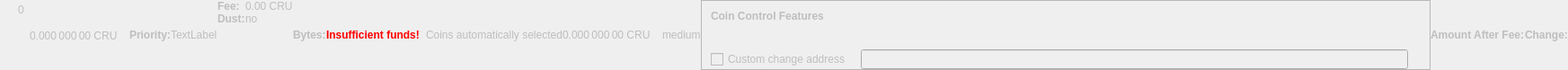
    <widget class="QWidget" name="dummyHideWidget" native="true">
     <property name="enabled">
      <bool>false</bool>
     </property>
     <property name="maximumSize">
      <size>
       <width>100</width>
       <height>16</height>
      </size>
     </property>
     <layout class="QHBoxLayout" name="dummyHideLayout">
      <property name="spacing">
       <number>0</number>
      </property>
      <property name="leftMargin">
       <number>0</number>
      </property>
      <property name="topMargin">
       <number>0</number>
      </property>
      <property name="rightMargin">
       <number>0</number>
      </property>
      <property name="bottomMargin">
       <number>0</number>
      </property>
      <item>
       <layout class="QFormLayout" name="formLayoutCoinControl1">
        <property name="horizontalSpacing">
         <number>10</number>
        </property>
        <property name="verticalSpacing">
         <number>14</number>
        </property>
        <property name="leftMargin">
         <number>10</number>
        </property>
        <property name="topMargin">
         <number>4</number>
        </property>
        <property name="rightMargin">
         <number>6</number>
        </property>
        <item row="0" column="1">
         <widget class="QLabel" name="labelCoinControlBytes">
          <property name="cursor">
           <cursorShape>IBeamCursor</cursorShape>
          </property>
          <property name="contextMenuPolicy">
           <enum>Qt::ActionsContextMenu</enum>
          </property>
          <property name="text">
           <string notr="true">0</string>
          </property>
          <property name="textInteractionFlags">
           <set>Qt::LinksAccessibleByMouse|Qt::TextSelectableByKeyboard|Qt::TextSelectableByMouse</set>
          </property>
         </widget>
        </item>
       </layout>
      </item>
      <item>
       <widget class="QLabel" name="labelCoinControlAfterFee">
        <property name="enabled">
         <bool>false</bool>
        </property>
        <property name="sizePolicy">
         <sizepolicy hsizetype="Fixed" vsizetype="Fixed">
          <horstretch>0</horstretch>
          <verstretch>0</verstretch>
         </sizepolicy>
        </property>
        <property name="minimumSize">
         <size>
          <width>111</width>
          <height>12</height>
         </size>
        </property>
        <property name="maximumSize">
         <size>
          <width>111</width>
          <height>12</height>
         </size>
        </property>
        <property name="cursor">
         <cursorShape>IBeamCursor</cursorShape>
        </property>
        <property name="contextMenuPolicy">
         <enum>Qt::ActionsContextMenu</enum>
        </property>
        <property name="text">
         <string notr="true">0.000 000 00 CRU</string>
        </property>
        <property name="textInteractionFlags">
         <set>Qt::LinksAccessibleByMouse|Qt::TextSelectableByKeyboard|Qt::TextSelectableByMouse</set>
        </property>
       </widget>
      </item>
      <item>
       <widget class="QLabel" name="labelCoinControlPriorityText">
        <property name="enabled">
         <bool>false</bool>
        </property>
        <property name="font">
         <font>
          <weight>75</weight>
          <bold>true</bold>
         </font>
        </property>
        <property name="text">
         <string>Priority:</string>
        </property>
       </widget>
      </item>
      <item>
       <layout class="QHBoxLayout" name="horizontalLayout">
        <item>
         <widget class="QLabel" name="WarningLabel">
          <property name="text">
           <string>TextLabel</string>
          </property>
         </widget>
        </item>
       </layout>
      </item>
      <item>
       <layout class="QFormLayout" name="formLayoutCoinControl3">
        <property name="horizontalSpacing">
         <number>0</number>
        </property>
        <property name="verticalSpacing">
         <number>0</number>
        </property>
        <property name="leftMargin">
         <number>0</number>
        </property>
        <property name="topMargin">
         <number>0</number>
        </property>
        <property name="rightMargin">
         <number>0</number>
        </property>
        <item row="0" column="0">
         <widget class="QLabel" name="labelCoinControlFeeText">
          <property name="enabled">
           <bool>false</bool>
          </property>
          <property name="font">
           <font>
            <weight>75</weight>
            <bold>true</bold>
           </font>
          </property>
          <property name="text">
           <string>Fee:</string>
          </property>
          <property name="margin">
           <number>0</number>
          </property>
         </widget>
        </item>
        <item row="0" column="1">
         <widget class="QLabel" name="labelCoinControlFee">
          <property name="enabled">
           <bool>false</bool>
          </property>
          <property name="cursor">
           <cursorShape>IBeamCursor</cursorShape>
          </property>
          <property name="contextMenuPolicy">
           <enum>Qt::ActionsContextMenu</enum>
          </property>
          <property name="text">
           <string notr="true">0.00 CRU</string>
          </property>
          <property name="textInteractionFlags">
           <set>Qt::LinksAccessibleByMouse|Qt::TextSelectableByKeyboard|Qt::TextSelectableByMouse</set>
          </property>
         </widget>
        </item>
        <item row="1" column="0">
         <widget class="QLabel" name="labelCoinControlLowOutputText">
          <property name="enabled">
           <bool>false</bool>
          </property>
          <property name="font">
           <font>
            <weight>75</weight>
            <bold>true</bold>
           </font>
          </property>
          <property name="text">
           <string>Dust:</string>
          </property>
         </widget>
        </item>
        <item row="1" column="1">
         <widget class="QLabel" name="labelCoinControlLowOutput">
          <property name="enabled">
           <bool>false</bool>
          </property>
          <property name="cursor">
           <cursorShape>IBeamCursor</cursorShape>
          </property>
          <property name="contextMenuPolicy">
           <enum>Qt::ActionsContextMenu</enum>
          </property>
          <property name="text">
           <string>no</string>
          </property>
          <property name="textInteractionFlags">
           <set>Qt::LinksAccessibleByMouse|Qt::TextSelectableByKeyboard|Qt::TextSelectableByMouse</set>
          </property>
         </widget>
        </item>
       </layout>
      </item>
      <item>
       <widget class="QLabel" name="labelCoinControlBytesText">
        <property name="enabled">
         <bool>false</bool>
        </property>
        <property name="font">
         <font>
          <weight>75</weight>
          <bold>true</bold>
         </font>
        </property>
        <property name="text">
         <string>Bytes:</string>
        </property>
       </widget>
      </item>
      <item>
       <layout class="QFormLayout" name="formLayoutCoinControl2">
        <property name="horizontalSpacing">
         <number>0</number>
        </property>
        <property name="verticalSpacing">
         <number>0</number>
        </property>
        <property name="leftMargin">
         <number>0</number>
        </property>
        <property name="topMargin">
         <number>0</number>
        </property>
        <property name="rightMargin">
         <number>0</number>
        </property>
       </layout>
      </item>
      <item>
       <layout class="QHBoxLayout" name="horizontalLayoutCoinControl2">
        <property name="spacing">
         <number>0</number>
        </property>
        <property name="bottomMargin">
         <number>0</number>
        </property>
       </layout>
      </item>
      <item>
       <widget class="QLabel" name="labelCoinControlInsuffFunds">
        <property name="enabled">
         <bool>false</bool>
        </property>
        <property name="minimumSize">
         <size>
          <width>0</width>
          <height>0</height>
         </size>
        </property>
        <property name="font">
         <font>
          <weight>75</weight>
          <bold>true</bold>
         </font>
        </property>
        <property name="styleSheet">
         <string notr="true">color:red;font-weight:bold;</string>
        </property>
        <property name="text">
         <string>Insufficient funds!</string>
        </property>
        <property name="margin">
         <number>5</number>
        </property>
       </widget>
      </item>
      <item>
       <layout class="QFormLayout" name="formLayoutCoinControl4">
        <property name="horizontalSpacing">
         <number>0</number>
        </property>
        <property name="verticalSpacing">
         <number>0</number>
        </property>
        <property name="leftMargin">
         <number>0</number>
        </property>
        <property name="topMargin">
         <number>0</number>
        </property>
        <property name="rightMargin">
         <number>0</number>
        </property>
       </layout>
      </item>
      <item>
       <widget class="QLabel" name="labelCoinControlChangeLabel">
        <property name="enabled">
         <bool>false</bool>
        </property>
        <property name="sizePolicy">
         <sizepolicy hsizetype="Preferred" vsizetype="Expanding">
          <horstretch>0</horstretch>
          <verstretch>0</verstretch>
         </sizepolicy>
        </property>
        <property name="minimumSize">
         <size>
          <width>0</width>
          <height>0</height>
         </size>
        </property>
        <property name="text">
         <string/>
        </property>
        <property name="margin">
         <number>3</number>
        </property>
       </widget>
      </item>
      <item>
       <widget class="QLabel" name="labelCoinControlAutomaticallySelected">
        <property name="enabled">
         <bool>false</bool>
        </property>
        <property name="sizePolicy">
         <sizepolicy hsizetype="Fixed" vsizetype="Fixed">
          <horstretch>0</horstretch>
          <verstretch>0</verstretch>
         </sizepolicy>
        </property>
        <property name="minimumSize">
         <size>
          <width>0</width>
          <height>0</height>
         </size>
        </property>
        <property name="maximumSize">
         <size>
          <width>240</width>
          <height>16777215</height>
         </size>
        </property>
        <property name="text">
         <string>Coins automatically selected</string>
        </property>
        <property name="margin">
         <number>5</number>
        </property>
       </widget>
      </item>
      <item>
       <widget class="QLabel" name="labelCoinControlChange">
        <property name="enabled">
         <bool>false</bool>
        </property>
        <property name="sizePolicy">
         <sizepolicy hsizetype="Fixed" vsizetype="Fixed">
          <horstretch>0</horstretch>
          <verstretch>0</verstretch>
         </sizepolicy>
        </property>
        <property name="minimumSize">
         <size>
          <width>111</width>
          <height>0</height>
         </size>
        </property>
        <property name="maximumSize">
         <size>
          <width>111</width>
          <height>16777215</height>
         </size>
        </property>
        <property name="cursor">
         <cursorShape>IBeamCursor</cursorShape>
        </property>
        <property name="contextMenuPolicy">
         <enum>Qt::ActionsContextMenu</enum>
        </property>
        <property name="text">
         <string notr="true">0.000 000 00 CRU</string>
        </property>
        <property name="textInteractionFlags">
         <set>Qt::LinksAccessibleByMouse|Qt::TextSelectableByKeyboard|Qt::TextSelectableByMouse</set>
        </property>
       </widget>
      </item>
      <item>
       <widget class="QLabel" name="labelCoinControlPriority">
        <property name="enabled">
         <bool>false</bool>
        </property>
        <property name="cursor">
         <cursorShape>IBeamCursor</cursorShape>
        </property>
        <property name="contextMenuPolicy">
         <enum>Qt::ActionsContextMenu</enum>
        </property>
        <property name="text">
         <string>medium</string>
        </property>
        <property name="textInteractionFlags">
         <set>Qt::LinksAccessibleByMouse|Qt::TextSelectableByKeyboard|Qt::TextSelectableByMouse</set>
        </property>
       </widget>
      </item>
      <item>
       <widget class="QFrame" name="frameCoinControl">
        <property name="sizePolicy">
         <sizepolicy hsizetype="Expanding" vsizetype="Expanding">
          <horstretch>0</horstretch>
          <verstretch>0</verstretch>
         </sizepolicy>
        </property>
        <property name="maximumSize">
         <size>
          <width>16777215</width>
          <height>16777215</height>
         </size>
        </property>
        <property name="frameShape">
         <enum>QFrame::StyledPanel</enum>
        </property>
        <property name="frameShadow">
         <enum>QFrame::Sunken</enum>
        </property>
        <layout class="QVBoxLayout" name="verticalLayoutCoinControl2_2">
         <property name="spacing">
          <number>0</number>
         </property>
         <property name="leftMargin">
          <number>0</number>
         </property>
         <property name="topMargin">
          <number>0</number>
         </property>
         <property name="rightMargin">
          <number>0</number>
         </property>
         <property name="bottomMargin">
          <number>0</number>
         </property>
         <item>
          <layout class="QVBoxLayout" name="verticalLayoutCoinControl" stretch="0,0,0,1">
           <property name="spacing">
            <number>0</number>
           </property>
           <property name="leftMargin">
            <number>10</number>
           </property>
           <property name="topMargin">
            <number>10</number>
           </property>
           <item>
            <layout class="QHBoxLayout" name="horizontalLayoutCoinControl1">
             <property name="bottomMargin">
              <number>15</number>
             </property>
             <item>
              <widget class="QLabel" name="labelCoinControlFeatures">
               <property name="enabled">
                <bool>false</bool>
               </property>
               <property name="sizePolicy">
                <sizepolicy hsizetype="Preferred" vsizetype="Maximum">
                 <horstretch>0</horstretch>
                 <verstretch>0</verstretch>
                </sizepolicy>
               </property>
               <property name="font">
                <font>
                 <weight>75</weight>
                 <bold>true</bold>
                </font>
               </property>
               <property name="styleSheet">
                <string notr="true">font-weight:bold;</string>
               </property>
               <property name="text">
                <string>Coin Control Features</string>
               </property>
              </widget>
             </item>
            </layout>
           </item>
           <item>
            <widget class="QWidget" name="widgetCoinControl" native="true">
             <property name="sizePolicy">
              <sizepolicy hsizetype="Preferred" vsizetype="Preferred">
               <horstretch>0</horstretch>
               <verstretch>0</verstretch>
              </sizepolicy>
             </property>
             <property name="minimumSize">
              <size>
               <width>0</width>
               <height>0</height>
              </size>
             </property>
             <property name="styleSheet">
              <string notr="true"/>
             </property>
             <layout class="QHBoxLayout" name="horizontalLayoutCoinControl5_2">
              <property name="leftMargin">
               <number>0</number>
              </property>
              <property name="topMargin">
               <number>0</number>
              </property>
              <property name="rightMargin">
               <number>0</number>
              </property>
              <property name="bottomMargin">
               <number>0</number>
              </property>
              <item>
               <layout class="QHBoxLayout" name="horizontalLayoutCoinControl3">
                <property name="spacing">
                 <number>20</number>
                </property>
                <property name="topMargin">
                 <number>0</number>
                </property>
                <property name="bottomMargin">
                 <number>10</number>
                </property>
               </layout>
              </item>
             </layout>
            </widget>
           </item>
           <item>
            <layout class="QHBoxLayout" name="horizontalLayoutCoinControl4" stretch="0,0,0">
             <property name="spacing">
              <number>12</number>
             </property>
             <property name="sizeConstraint">
              <enum>QLayout::SetDefaultConstraint</enum>
             </property>
             <property name="topMargin">
              <number>5</number>
             </property>
             <property name="rightMargin">
              <number>5</number>
             </property>
             <item>
              <widget class="QCheckBox" name="checkBoxCoinControlChange">
               <property name="enabled">
                <bool>false</bool>
               </property>
               <property name="toolTip">
                <string>If this is activated, but the change address is empty or invalid, change will be sent to a newly generated address.</string>
               </property>
               <property name="text">
                <string>Custom change address</string>
               </property>
              </widget>
             </item>
             <item>
              <widget class="QValidatedLineEdit" name="lineEditCoinControlChange">
               <property name="enabled">
                <bool>false</bool>
               </property>
               <property name="sizePolicy">
                <sizepolicy hsizetype="Expanding" vsizetype="Fixed">
                 <horstretch>0</horstretch>
                 <verstretch>0</verstretch>
                </sizepolicy>
               </property>
              </widget>
             </item>
             <item>
              <widget class="QLabel" name="labelCoinControlChangeLabel_2">
               <property name="sizePolicy">
                <sizepolicy hsizetype="Preferred" vsizetype="Expanding">
                 <horstretch>0</horstretch>
                 <verstretch>0</verstretch>
                </sizepolicy>
               </property>
               <property name="minimumSize">
                <size>
                 <width>0</width>
                 <height>0</height>
                </size>
               </property>
               <property name="text">
                <string/>
               </property>
               <property name="margin">
                <number>3</number>
               </property>
              </widget>
             </item>
            </layout>
           </item>
           <item>
            <spacer name="verticalSpacerCoinControl">
             <property name="orientation">
              <enum>Qt::Vertical</enum>
             </property>
             <property name="sizeHint" stdset="0">
              <size>
               <width>800</width>
               <height>1</height>
              </size>
             </property>
            </spacer>
           </item>
          </layout>
         </item>
        </layout>
       </widget>
      </item>
      <item>
       <widget class="QLabel" name="labelCoinControlAfterFeeText">
        <property name="enabled">
         <bool>false</bool>
        </property>
        <property name="minimumSize">
         <size>
          <width>0</width>
          <height>0</height>
         </size>
        </property>
        <property name="maximumSize">
         <size>
          <width>16777215</width>
          <height>16777215</height>
         </size>
        </property>
        <property name="font">
         <font>
          <weight>75</weight>
          <bold>true</bold>
         </font>
        </property>
        <property name="text">
         <string>Amount After Fee:</string>
        </property>
        <property name="alignment">
         <set>Qt::AlignLeading|Qt::AlignLeft|Qt::AlignVCenter</set>
        </property>
        <property name="margin">
         <number>0</number>
        </property>
       </widget>
      </item>
      <item>
       <widget class="QLabel" name="labelCoinControlChangeText">
        <property name="enabled">
         <bool>false</bool>
        </property>
        <property name="sizePolicy">
         <sizepolicy hsizetype="Preferred" vsizetype="Preferred">
          <horstretch>0</horstretch>
          <verstretch>0</verstretch>
         </sizepolicy>
        </property>
        <property name="minimumSize">
         <size>
          <width>0</width>
          <height>0</height>
         </size>
        </property>
        <property name="maximumSize">
         <size>
          <width>16777215</width>
          <height>16777215</height>
         </size>
        </property>
        <property name="font">
         <font>
          <weight>75</weight>
          <bold>true</bold>
         </font>
        </property>
        <property name="text">
         <string>Change:</string>
        </property>
        <property name="alignment">
         <set>Qt::AlignLeading|Qt::AlignLeft|Qt::AlignVCenter</set>
        </property>
       </widget>
      </item>
     </layout>
    </widget>
